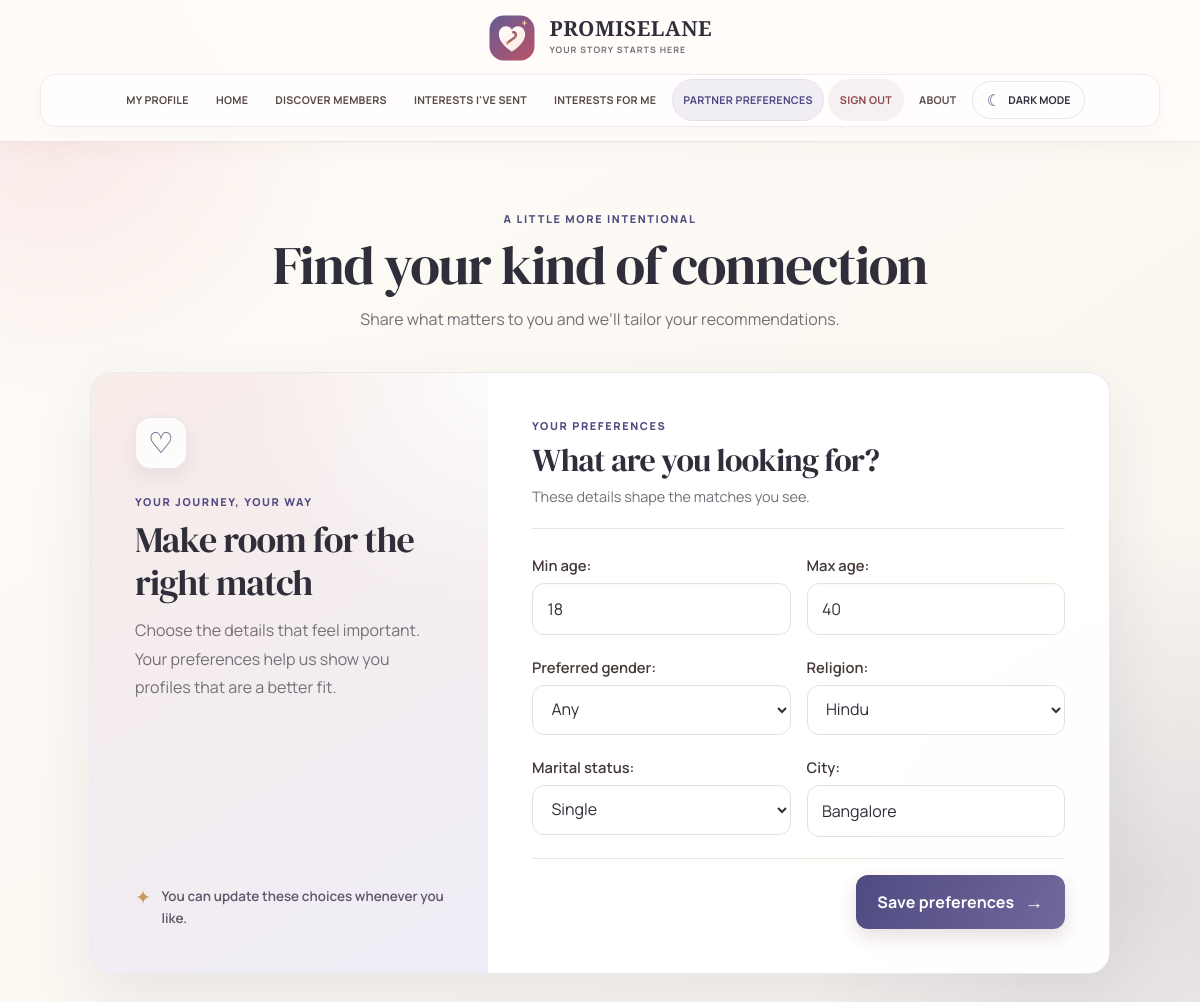
The page /connections/partner_preferences/ (signed in) on the database its author committed.
### connections/models.py (models this page shows, shortened)
class PartnerPreFerences(models.Model):
    RELIGION_CHOICES = [
        ('Hindu','Hindu'),
        ('Muslim','Muslim'),
        ('Christian','Christaian'),
        ('Other','Other')
    ]
    MARITAL_STATUS_CHOICES = [
        ('Single','Single'),
        ('Divorced','Divorced'),
        ('Widowed','Widowed'),
    ]
    GENDER_CHOICES = [
        ('Male','Male'),
        ('Female','Female'),
        ('Any','Any')
    ]
    user = models.OneToOneField(CustomUser,on_delete=models.CASCADE,related_name='partner_preferences')
    min_age = models.PositiveIntegerField(default=18)
    max_age = models.PositiveIntegerField(default=40)
    preferred_gender = models.CharField(max_length=10,choices=GENDER_CHOICES,default='Any')
    religion = models.CharField(max_length=30,choices=RELIGION_CHOICES,default='Any')
    marital_status = models.CharField(max_length=30,choices=MARITAL_STATUS_CHOICES,default='Any')
    city = models.CharField(max_length=100,blank=True)
    created_at = models.DateTimeField(auto_now_add=True)
    updated_at = models.DateTimeField(auto_now=True)

### connections/views.py (the view)
# urls.py: path('partner_preferences/',partner_preferences,name='partner_preferences'),
@login_required
def partner_preferences(request):
    preference, created = PartnerPreFerences.objects.get_or_create(user=request.user)
    if request.method == 'POST':
        form = PartnerPreFerenceForm(request.POST,instance=preference)
        if form.is_valid():
            form.save()
            messages.success(request,"Partner preferences saved successfully.")
            return redirect('matches')
    else:
        form = PartnerPreFerenceForm(instance=preference)
    return render(request,'partner_preferences.html',{'form': form})

### connections/forms.py (shortened to what this page needs)
class PartnerPreFerenceForm(forms.ModelForm):
    class Meta:
        model = PartnerPreFerences
        fields = ['min_age','max_age','preferred_gender','religion','marital_status','city']
        widgets = {
            'min_age':forms.NumberInput(
                attrs={
                    'min':18,
                    'max':100
                }
            ),
            'max_age':forms.NumberInput(
                 attrs={
                    'min':18,
                    'max':100
                }
            ),
            'city':forms.TextInput(
                attrs={
                    'placeholder':'Enter the preferred City'
                }
            )
        }

### connections/templates/partner_preferences.html (shortened to what this page needs)
{% extends 'main.html' %}
{% load static %}
{% block page_styles %}
<link rel="stylesheet" href="{% static 'connections/partner_preferences.css' %}">
{% endblock %}
{% block content %}
<section class="preferences-page">
    <header class="preferences-heading">
        <span class="preferences-eyebrow">A little more intentional</span>
        <h1>Find your kind of connection</h1>
        <p>Share what matters to you and we’ll tailor your recommendations.</p>
    </header>
    <div class="preferences-layout">
        <aside class="preferences-intro">
            <span class="preferences-mark" aria-hidden="true">&#9825;</span>
            <span class="preferences-eyebrow">Your journey, your way</span>
            <h2>Make room for the right match</h2>
            <p>
                Choose the details that feel important. Your preferences help us
                show you profiles that are a better fit.
            </p>
            <div class="preferences-tip">
                <span aria-hidden="true">&#10022;</span>
                You can update these choices whenever you like.
            </div>
        </aside>
        <div class="preferences-card">
            <div class="preferences-card-heading">
                <span class="preferences-eyebrow">Your preferences</span>
                <h2>What are you looking for?</h2>
                <p>These details shape the matches you see.</p>
            </div>
            <form class="preferences-form" action="" method="POST">
                {% for field in form %}
                <div class="preferences-field{% if field.errors %} has-errors{% endif %}">
                    {{ field.label_tag }}
                    {{ field }}
                </div>
                {% endfor %}
                <div class="preferences-actions">
                    <button type="submit">Save preferences <span aria-hidden="true">&#8594;</span></button>
                </div>
            </form>
        </div>
    </div>
</section>
{% endblock %}

### static/css/main.css (style rules this page uses)
:root { font-family: 'DM Sans', sans-serif; color: #29211f; background: #fffaf7; font-synthesis: none; text-rendering: optimizeLegibility; -webkit-font-smoothing: antialiased; -moz-osx-font-smoothing: grayscale; --ink: #29211f; --muted: #766b67; --wine: #883d50; --wine-dark: #713044; --rose: #f6e8e5; --line: #eee3df; --gold: #b9875f; --surface: rgba(255, 255, 255, 0.94); --shadow: 0 18px 50px rgba(76, 48, 43, 0.09); }
* { box-sizing: border-box; }
html { min-width: 320px; scroll-behavior: smooth; }
body { position: relative; min-height: 100vh; margin: 0; overflow-x: hidden; background: radial-gradient(ellipse at 12% 18%, rgba(244, 224, 218, 0.72), transparent 34rem), radial-gradient(ellipse at 92% 78%, rgba(245, 232, 216, 0.62), transparent 32rem), #fffaf7; color: var(--ink); font-size: 16px; line-height: 1.65; }
body::before { position: fixed; z-index: -1; top: 0; right: -10rem; width: 30rem; height: 30rem; border: 1px solid rgba(136, 61, 80, 0.08); border-radius: 50%; content: ""; pointer-events: none; }
.page-content > * { animation: page-enter 420ms cubic-bezier(.2,.8,.2,1) both; }
h1, h2, h3 { margin: 0 0 0.8rem; color: var(--ink); font-family: 'Playfair Display', Georgia, serif; font-weight: 600; line-height: 1.2; }
h1 { font-size: clamp(2.2rem, 5vw, 3.5rem); letter-spacing: -0.035em; }
h2 { font-size: clamp(1.7rem, 3vw, 2.4rem); }
p { margin: 0 0 1rem; color: var(--muted); }
button, .btn { display: inline-flex; min-height: 48px; align-items: center; justify-content: center; padding: 0.75rem 1.35rem; border: 0; border-radius: 0.65rem; background: var(--wine); box-shadow: 0 8px 18px rgba(113, 48, 68, 0.16); color: white; cursor: pointer; font: inherit; font-weight: 700; transition: background 160ms ease, transform 160ms ease, box-shadow 160ms ease; }
input, textarea, select { width: 100%; min-height: 48px; margin: 0.35rem 0 1rem; padding: 0.75rem 0.9rem; border: 1px solid #e6d9d4; border-radius: 0.6rem; background: #fffdfc; color: var(--ink); font: inherit; transition: border-color 160ms ease, box-shadow 160ms ease; }
label { color: #443936; font-size: 0.92rem; font-weight: 600; }

### static/css/site.css (style rules this page uses)
:root { --ease-out: cubic-bezier(.2, .75, .25, 1); }
button, .btn, .profile-button, .dashboard-button, .clear-empty { letter-spacing: 0.01em; }
input, textarea, select { box-shadow: inset 0 1px 2px rgba(76, 48, 43, 0.025); }

### static/css/premium.css (style rules this page uses)
:root { --font-sans: 'Manrope', 'DM Sans', sans-serif; --font-serif: 'DM Serif Display', 'Playfair Display', Georgia, serif; --indigo: #4f4b82; --indigo-dark: #3d3a67; --coral: #d96f79; --coral-light: #f8e7e6; --gold: #c79a5b; --ink: #302e3a; --muted: #746f78; --wine: var(--indigo); --wine-dark: var(--indigo-dark); --rose: #f1edf5; --line: #e9e4e1; }
body { background: radial-gradient(circle at 4% 10%, rgba(217, 111, 121, 0.14), transparent 19rem), radial-gradient(circle at 96% 84%, rgba(79, 75, 130, 0.14), transparent 23rem), linear-gradient(145deg, #fffdf9 0%, #f8f4ed 100%); font-family: var(--font-sans); color: var(--ink); }
body::before { top: -8rem; right: -8rem; width: 24rem; height: 24rem; border: 1px solid rgba(79, 75, 130, 0.12); }
body::after { position: fixed; z-index: -1; right: 6%; bottom: 3%; width: 18rem; height: 18rem; border: 1px solid rgba(199, 154, 91, 0.12); border-radius: 50%; content: ""; pointer-events: none; }
h1, h2, h3, .auth-intro h1, .forgot-intro h1, .dashboard-welcome h1, .matchmaking-form-heading h1 { font-family: var(--font-serif); letter-spacing: -0.025em; }
.form-field input, .form-field select, .form-field textarea, .forgot-field input, .profile-filters input, .profile-filters select, input, select, textarea { min-height: 50px; border-radius: 0.75rem; border-color: #e7e1dd; background: rgba(255, 255, 255, 0.82); }
body::before { animation: ambient-drift 20s ease-in-out infinite alternate; }
body::after { animation: ambient-drift 24s ease-in-out infinite alternate-reverse; }

### static/css/theme.css (style rules this page uses)
:root { color-scheme: light; }

### rows shown on the page
PartnerPreFerences: form "18" "40" "Any" "Hindu" "Single" "Bangalore"

### other values the page prints
{{ field.label_tag }} "Min age:" "Max age:" "Preferred gender:" "Religion:" "Marital status:" "City:"
